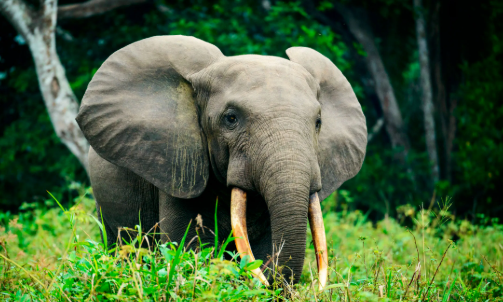
#> input picture cv2/images/image2.png, 503 x 302 px
$ python 04_filtering_edges_morphology.py   (older library calls are emulated)
#> lines starting #> are read from the running program, lines starting #| are printed output that depends on the picture; after the words box and inside, x2 and y2 are one past the last pixel; in counts of white or black regions, pixels touching at a corner belong together
"""Filtering, Blurring, Edges, Morphology
Includes:
- Average, Gaussian, Median, Bilateral
- Canny edges, Sobel, Laplacian
- Erosion, Dilation

Run: python 04_filtering_edges_morphology.py
"""
import cv2

IMG_PATH = 'images/image2.png'
img = cv2.imread(IMG_PATH)
#> img is the input picture: shape (302, 503, 3); mean B, G, R 59.6, 98.9, 72.6
if img is None:
    raise FileNotFoundError('Image not found')

blur = cv2.blur(img, (5,5))
gaussian = cv2.GaussianBlur(img, (5,5), 0)
median = cv2.medianBlur(img, 5)
bilateral = cv2.bilateralFilter(img, 9, 75, 75)

edges = cv2.Canny(img, 100, 200)
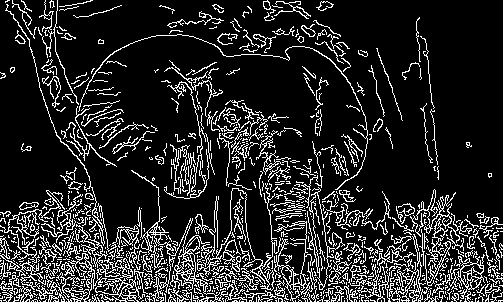
#> edges: shape (302, 503); 15.5% white in thin lines or dots
sobelx = cv2.Sobel(img, cv2.CV_64F, 1, 0, ksize=5)
sobely = cv2.Sobel(img, cv2.CV_64F, 0, 1, ksize=5)
laplacian = cv2.Laplacian(img, cv2.CV_64F)
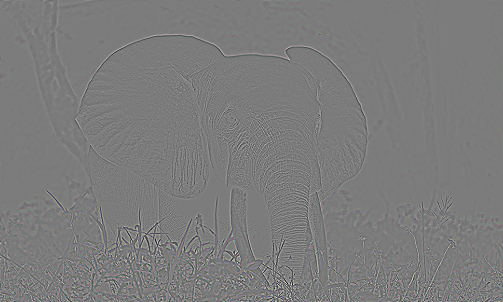
#> laplacian: shape (302, 503, 3) float64; mean B, G, R 0, 0, 0; drawn with min black and max white

gray = cv2.cvtColor(img, cv2.COLOR_BGR2GRAY)
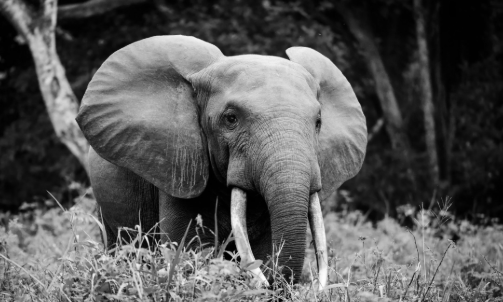
#> gray: shape (302, 503); min 0, max 254, mean 86.6
_, mask = cv2.threshold(gray, 127, 255, cv2.THRESH_BINARY)
#> mask: shape (302, 503); 32.9% white; 268 white regions (239 under 20 px), largest, box (x1, y1, x2, y2) and area: (6, 0, 367, 195) 23837, (168, 190, 503, 302) 15251, (0, 187, 178, 302) 9074
eroded = cv2.erode(mask, None, iterations=2)
#> eroded: shape (302, 503); 17.1% white; 90 white regions (63 under 20 px), largest, box (x1, y1, x2, y2) and area: (84, 37, 365, 186) 15220, (309, 199, 416, 302) 3391, (0, 200, 102, 293) 2850
dilated = cv2.dilate(mask, None, iterations=2)
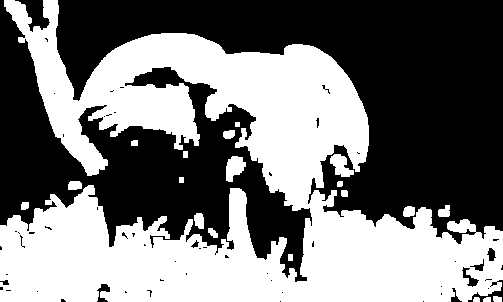
#> dilated: shape (302, 503); 47.3% white; 20 white regions, largest, box (x1, y1, x2, y2) and area: (0, 0, 503, 302) 70048, (226, 156, 246, 182) 351, (330, 154, 354, 177) 329

cv2.imshow('Blur', blur)
cv2.imshow('Gaussian', gaussian)
cv2.imshow('Median', median)
cv2.imshow('Bilateral', bilateral)
cv2.imshow('Canny', edges)
cv2.imshow('Sobel X', sobelx)
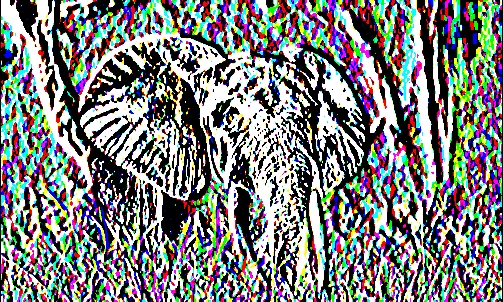
#> window 'Sobel X': shape (302, 503, 3); mean B, G, R 125.2, 126.4, 124.7
cv2.imshow('Sobel Y', sobely)
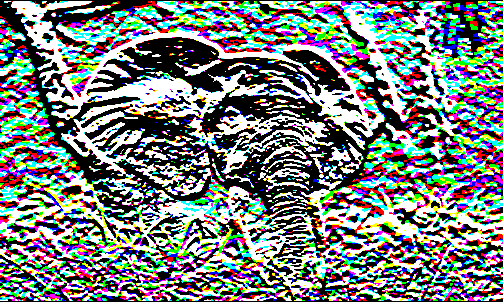
#> window 'Sobel Y': shape (302, 503, 3); mean B, G, R 124.1, 125.9, 120.1
cv2.imshow('Laplacian', laplacian)
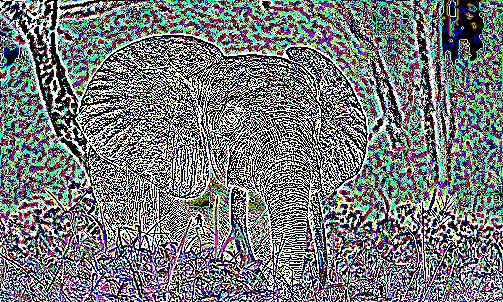
#> window 'Laplacian': shape (302, 503, 3); mean B, G, R 123.3, 121.2, 117.4
cv2.imshow('threshold', mask)

cv2.imshow('Eroded', eroded)
cv2.imshow('Dilated', dilated)
cv2.waitKey(0)
cv2.destroyAllWindows()

$ run again, with cv2/images/image3.PNG copied over cv2/images/image2.png
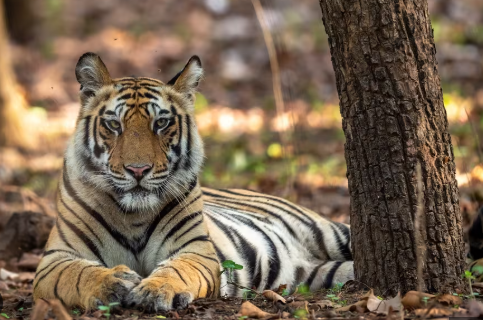
#> input picture cv2/images/image3.PNG, 483 x 320 px
#> img is the input picture: shape (320, 483, 3); mean B, G, R 81.3, 101.3, 119.9
#> `edges = cv2.Canny(img, 100, 200)`:
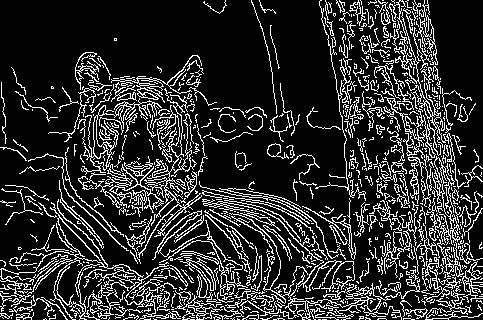
#> edges: shape (320, 483); 18.1% white in thin lines or dots
#> mask: shape (320, 483); 30.4% white; 477 white regions (400 under 20 px), largest, box (x1, y1, x2, y2) and area: (0, 172, 346, 310) 14803, (0, 17, 185, 231) 12704, (139, 74, 343, 190) 5736
#> eroded: shape (320, 483); 13.8% white; 115 white regions (65 under 20 px), largest, box (x1, y1, x2, y2) and area: (0, 29, 183, 199) 7828, (187, 93, 265, 171) 2126, (187, 200, 269, 275) 1328
#> dilated: shape (320, 483); 52.5% white; 89 black regions (64 under 20 px), largest, box (x1, y1, x2, y2) and area: (0, 0, 483, 320) 50980, (72, 184, 194, 277) 4442, (428, 0, 483, 170) 4134
#> `cv2.imshow('Laplacian', laplacian)`:
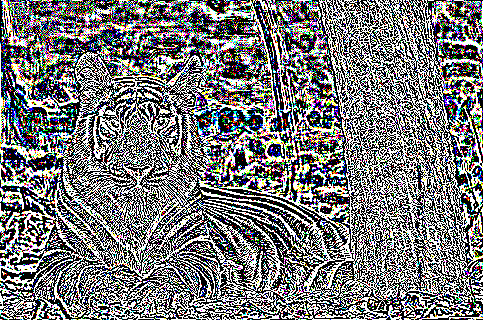
#> window 'Laplacian': shape (320, 483, 3); mean B, G, R 120.5, 119.8, 119.6
